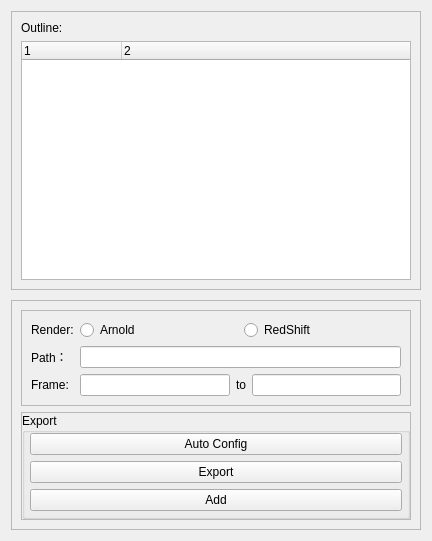
<?xml version="1.0" encoding="UTF-8"?>
<ui version="4.0">
 <class>mainWindow</class>
 <widget class="QWidget" name="mainWindow">
  <property name="geometry">
   <rect>
    <x>0</x>
    <y>0</y>
    <width>432</width>
    <height>541</height>
   </rect>
  </property>
  <property name="windowTitle">
   <string>AlembicTool</string>
  </property>
  <property name="styleSheet">
   <string notr="true">QWidget#mainWindow{
	background-color:#1D1F21;
}

QWidget#mainWindow &gt;QFrame{
	background-color:#444648;
	border-radius:10px;
}
QTreeWidget{
	background-color:#2c2e30;
	border:None;
	
}
QHeaderView::section{
	background-color:#2c2e30;
	color:#FFFFFF;
	border-bottom:1px solid #1D1F21;

}

QLabel,QCheckBox,QGroupBox{
	color:#FFFFFF;
	font-family:&quot;Arial Black&quot;;
	font-size:11px;
}
QRadioButton{
	color:#FFFFFF;
	font-family:&quot;Arial&quot;;
	font-size:11px;
}</string>
  </property>
  <layout class="QVBoxLayout" name="verticalLayout_5">
   <property name="spacing">
    <number>10</number>
   </property>
   <item>
    <widget class="QFrame" name="frame_left">
     <property name="frameShape">
      <enum>QFrame::StyledPanel</enum>
     </property>
     <property name="frameShadow">
      <enum>QFrame::Raised</enum>
     </property>
     <layout class="QVBoxLayout" name="verticalLayout">
      <item>
       <widget class="QLabel" name="label">
        <property name="text">
         <string>Outline:</string>
        </property>
       </widget>
      </item>
      <item>
       <widget class="QTreeWidget" name="treeWidget_outline">
        <property name="columnCount">
         <number>2</number>
        </property>
        <attribute name="headerVisible">
         <bool>true</bool>
        </attribute>
        <column>
         <property name="text">
          <string notr="true">1</string>
         </property>
        </column>
        <column>
         <property name="text">
          <string notr="true">2</string>
         </property>
        </column>
       </widget>
      </item>
     </layout>
    </widget>
   </item>
   <item>
    <widget class="QFrame" name="frame_right">
     <property name="sizePolicy">
      <sizepolicy hsizetype="Expanding" vsizetype="Preferred">
       <horstretch>1</horstretch>
       <verstretch>0</verstretch>
      </sizepolicy>
     </property>
     <property name="frameShape">
      <enum>QFrame::StyledPanel</enum>
     </property>
     <property name="frameShadow">
      <enum>QFrame::Raised</enum>
     </property>
     <layout class="QVBoxLayout" name="verticalLayout_2">
      <item>
       <widget class="QFrame" name="frame_2">
        <property name="sizePolicy">
         <sizepolicy hsizetype="Preferred" vsizetype="Preferred">
          <horstretch>0</horstretch>
          <verstretch>0</verstretch>
         </sizepolicy>
        </property>
        <property name="frameShape">
         <enum>QFrame::StyledPanel</enum>
        </property>
        <property name="frameShadow">
         <enum>QFrame::Raised</enum>
        </property>
        <layout class="QFormLayout" name="formLayout">
         <item row="0" column="0">
          <widget class="QLabel" name="label_6">
           <property name="text">
            <string>Render:</string>
           </property>
          </widget>
         </item>
         <item row="0" column="1">
          <layout class="QHBoxLayout" name="horizontalLayout">
           <item>
            <widget class="QRadioButton" name="radioButton_arnold">
             <property name="text">
              <string>Arnold</string>
             </property>
            </widget>
           </item>
           <item>
            <widget class="QRadioButton" name="radioButton_redshift">
             <property name="text">
              <string>RedShift</string>
             </property>
            </widget>
           </item>
          </layout>
         </item>
         <item row="1" column="0">
          <widget class="QLabel" name="label_2">
           <property name="text">
            <string>Path：</string>
           </property>
          </widget>
         </item>
         <item row="1" column="1">
          <widget class="QLineEdit" name="lineEdit_path"/>
         </item>
         <item row="2" column="0">
          <widget class="QLabel" name="label_4">
           <property name="text">
            <string>Frame:</string>
           </property>
          </widget>
         </item>
         <item row="2" column="1">
          <layout class="QHBoxLayout" name="horizontalLayout_3">
           <item>
            <widget class="QLineEdit" name="lineEdit_start_frame"/>
           </item>
           <item>
            <widget class="QLabel" name="label_5">
             <property name="text">
              <string>to</string>
             </property>
            </widget>
           </item>
           <item>
            <widget class="QLineEdit" name="lineEdit_end_frame"/>
           </item>
          </layout>
         </item>
        </layout>
       </widget>
      </item>
      <item>
       <widget class="QFrame" name="frame_3">
        <property name="sizePolicy">
         <sizepolicy hsizetype="Preferred" vsizetype="Preferred">
          <horstretch>0</horstretch>
          <verstretch>0</verstretch>
         </sizepolicy>
        </property>
        <property name="frameShape">
         <enum>QFrame::StyledPanel</enum>
        </property>
        <property name="frameShadow">
         <enum>QFrame::Raised</enum>
        </property>
        <layout class="QVBoxLayout" name="verticalLayout_4">
         <property name="leftMargin">
          <number>0</number>
         </property>
         <property name="topMargin">
          <number>0</number>
         </property>
         <property name="rightMargin">
          <number>0</number>
         </property>
         <property name="bottomMargin">
          <number>0</number>
         </property>
         <item>
          <widget class="QGroupBox" name="groupBox">
           <property name="title">
            <string>Export</string>
           </property>
           <layout class="QVBoxLayout" name="verticalLayout_3">
            <property name="leftMargin">
             <number>5</number>
            </property>
            <property name="topMargin">
             <number>0</number>
            </property>
            <property name="rightMargin">
             <number>5</number>
            </property>
            <property name="bottomMargin">
             <number>5</number>
            </property>
            <item>
             <widget class="QPushButton" name="pushButton_auto_config">
              <property name="text">
               <string>Auto Config</string>
              </property>
             </widget>
            </item>
            <item>
             <widget class="QPushButton" name="pushButton_export">
              <property name="text">
               <string>Export</string>
              </property>
             </widget>
            </item>
            <item>
             <widget class="QPushButton" name="pushButton_add">
              <property name="text">
               <string>Add</string>
              </property>
             </widget>
            </item>
           </layout>
          </widget>
         </item>
        </layout>
       </widget>
      </item>
     </layout>
    </widget>
   </item>
  </layout>
 </widget>
 <resources/>
 <connections/>
</ui>
